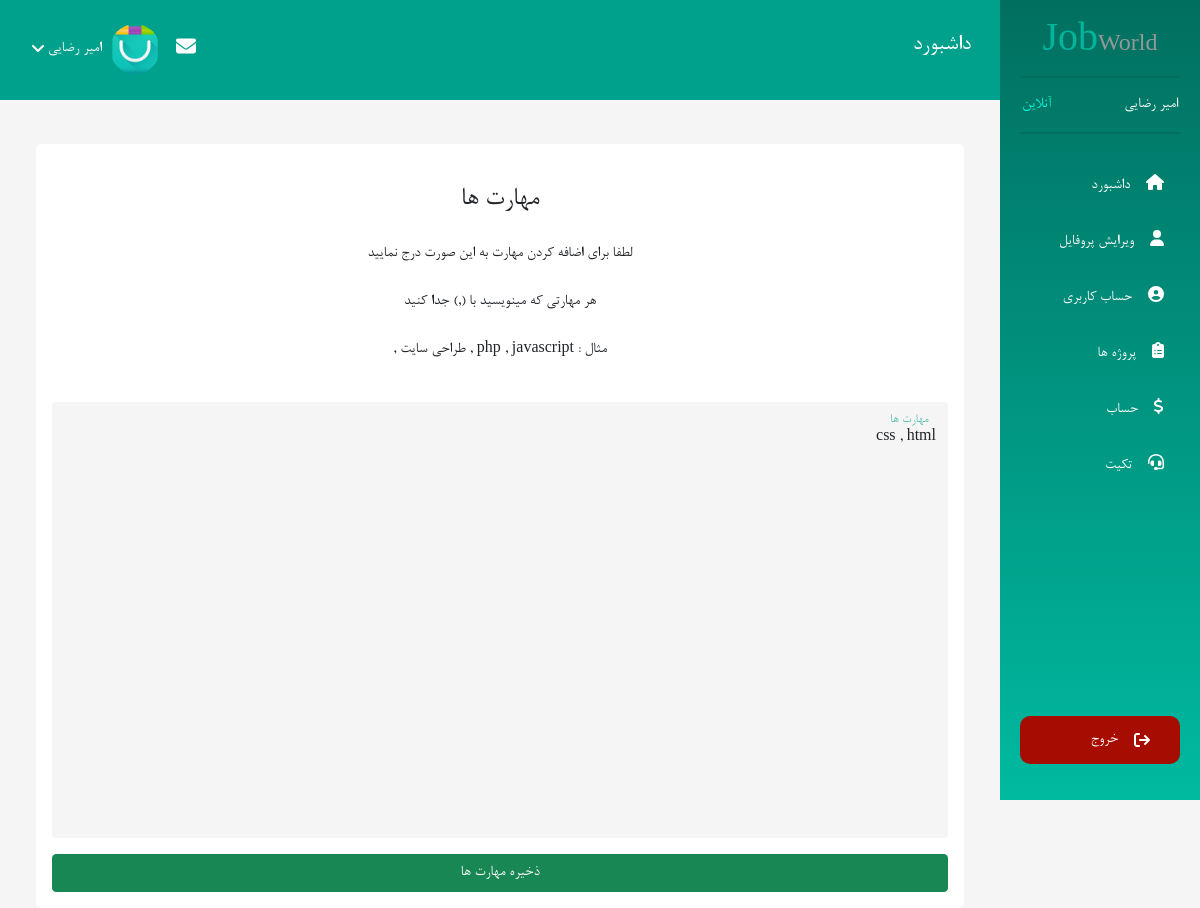
The page /jobWorld/panel/account/edit-skills/23 (signed in) on the database its author committed.
### tables this page shows
CREATE TABLE `users` (
  `id` int(10) UNSIGNED NOT NULL,
  `email` varchar(255) NOT NULL,
  `username` varchar(255) NOT NULL,
  `first_name` varchar(255) NOT NULL,
  `last_name` varchar(255) NOT NULL,
  `phone_number` varchar(15) NOT NULL,
  `city` varchar(120) DEFAULT NULL,
  `about` text DEFAULT NULL,
  `expertise_title` varchar(255) DEFAULT NULL,
  `number_shaba` varchar(255) DEFAULT NULL,
  `account_balance` int(11) NOT NULL DEFAULT 0,
  `remember_tokens` varchar(255) DEFAULT NULL,
  `password` text NOT NULL,
  `permission` enum('admin','user') NOT NULL DEFAULT 'user',
  `activity_user` enum('freelancer','employer') NOT NULL DEFAULT 'freelancer',
  `image` text DEFAULT NULL,
  `verify_token` text DEFAULT NULL,
  `is_active` tinyint(4) NOT NULL DEFAULT 0 COMMENT 'enable => 1 , desable => 0',
  `forgot_token` text DEFAULT NULL,
  `forgot_token_expire` text DEFAULT NULL,
  `created_at` datetime NOT NULL,
  `updated_at` datetime DEFAULT NULL
);

CREATE TABLE `userinfo` (
  `id` int(10) UNSIGNED NOT NULL,
  `skills` varchar(255) DEFAULT NULL,
  `expertise_title` varchar(255) DEFAULT NULL,
  `education` varchar(255) DEFAULT NULL,
  `work_experience` varchar(255) DEFAULT NULL,
  `user_id` int(11) UNSIGNED NOT NULL,
  `created_at` datetime NOT NULL,
  `updated_at` datetime DEFAULT NULL
);

### activites/User/User.php (called while the page is built, shortened)
<?php
class User
{
    public function editSkills($id)
    {
        $db = new Database();
        $user = $db->select("SELECT * FROM users WHERE id=?", $_SESSION['user'][0])->fetch();
        $userInfo = $db->select("SELECT * FROM userinfo WHERE user_id=?",  $_SESSION['user'][0])->fetch();
        require_once(BASE_PATH . '/tamplate/User/edit-skills.php');
    }
}

### index.php (called while the page is built, shortened)
<?php
function uri($reservedUrl, $class, $method, $requestMethod = 'GET')
{
    $currentUrl = explode('?', currentUrl())[0];
    $currentUrl =  str_replace(CURRENT_DOMAIN, '', $currentUrl);
    $currentUrl = trim($currentUrl, '/');
    $currentUrlArray = explode('/', $currentUrl);
    $currentUrlArray = array_filter($currentUrlArray);
    $reservedUrl = trim($reservedUrl, '/');
    $reservedUrlArray = explode('/', $reservedUrl);
    $reservedUrlArray = array_filter($reservedUrlArray);
    if (sizeof($currentUrlArray) != sizeof($reservedUrlArray) || methodFiled() != $requestMethod) {
        return false;
    }
    $parameters = [];
    for ($key = 0; $key < sizeof($currentUrlArray); $key++) {
        if ($reservedUrlArray[$key][0] == '{' && $reservedUrlArray[$key][strlen($reservedUrlArray[$key]) - 1] == "}") {
            array_push($parameters, $currentUrlArray[$key]);
        } else if ($reservedUrlArray[$key] !== $currentUrlArray[$key]) {
            return false;
        }
    }
    $object = new $class;
    call_user_func_array(array($object, $method), $parameters);
    exit();
}
require_once('activites/User/User.php');
require_once('database/Database.php');
function protocol()
{
    return stripos($_SERVER['SERVER_PROTOCOL'], 'https') === true ? 'https://' : 'http://';
}
function currentDomain()
{
    return protocol() . $_SERVER['HTTP_HOST'];
}
function asset($src)
{
    return trim(CURRENT_DOMAIN, '/ ') . '/' . trim($src, '/ ');
}
function url($url)
{
    return trim(CURRENT_DOMAIN, '/ ') . '/' . trim($url, '/ ');
}
function currentUrl()
{
    return trim(currentDomain(), '/ ') . $_SERVER['REQUEST_URI'];
}
function methodFiled()
{
    return $_SERVER['REQUEST_METHOD'];
}
uri('panel/account/edit-skills/{id}', 'User\User', 'editSkills');

### database/Database.php (called while the page is built, shortened)
<?php
class Database
{
    private $connection;
    private $dbHost = DB_HOST;
    private $dbUsername = DB_USERNAME;
    private $dbPassword = DB_PASSWORD;
    private $dbName = DB_NAME;
    private $options = array(PDO::ATTR_ERRMODE => PDO::ERRMODE_EXCEPTION, PDO::ATTR_DEFAULT_FETCH_MODE => PDO::FETCH_ASSOC, PDO::MYSQL_ATTR_INIT_COMMAND => 'SET NAMES utf8');
    public function __construct()
    {
        try {
            $this->connection = new PDO('mysql:host=' . $this->dbHost . ';dbname=' . $this->dbName, $this->dbUsername, $this->dbPassword, $this->options);
        } catch (PDOException $e) {
            echo 'error -> ' . $e->getMessage();
            exit();
        }
    }
    public function select($sql, $values = null)
    {
        try {
            $stmt = $this->connection->prepare($sql);
            if ($values == null) {
                $stmt->execute();
            } else {
                $stmt->execute([$values]);
            }
            return $stmt;
        } catch (PDOException $e) {
            echo 'error -> ' . $e->getMessage();
            return false;
        }
    }
}

### tamplate/User/edit-skills.php (the view, shortened to what this page needs)
<?php require_once(BASE_PATH . '/tamplate/User/layouts/header.php') ?><section class="user-account ">
    <div class="row w-100 m-auto mt-5 p-0">
        <div class="col-xl-10 col-md-8 col-lg-8 me-auto mt-5">
            <div class="container mt-5">
                <div class="bg-white rounded-3 p-3">
                    <form action="<?= url('panel/account/update-skills/' . $userInfo['id']) ?>" method="post">
                        <h3 class="my-4 text-center">مهارت ها </h3>
                        <div class="d-flex flex-column align-items-center  gap-2">
                            <p>لطفا برای اضافه کردن مهارت به این صورت درج نمایید</p>
                            <p>هر مهارتی که مینویسید با (,) جدا کنید</p>
                            <p>مثال : php , javascript , طراحی سایت , </p>
                            <div class="form-floating my-3 w-100">
                                <textarea type="text" class="form-control h-auto" id="floatingInput" rows="20"
                                    placeholder="مثال : php , javascript , طراحی سایت "
                                    name="skills"><?= $userInfo['skills'] ?></textarea>
                                <label for="floatingInput">مهارت ها </label>
                            </div>
                        </div>
                        <button type="submit" class="btn btn-success w-100">ذخیره مهارت ها </button>
                    </form>
                </div>
            </div>
        </div>
    </div>
</section>
<?php require_once(BASE_PATH . '/tamplate/User/layouts/footer.php') ?>

### tamplate/User/layouts/header.php (shortened to what this page needs)
<!DOCTYPE html>
<html lang="en">
<head>
    <link rel="stylesheet" href="<?= asset('public/css/all.min.css') ?>">
    <link rel="stylesheet" href="<?= asset('public/css/bootstrap.min.css') ?>">
    <link rel="stylesheet" href="<?= asset('public/css/user-panel.css') ?>">
    <link rel="stylesheet" href="<?= asset('public/css/responsive.css') ?>">
    <link rel="stylesheet" href="<?= asset('public/jalalidatepicker/persian-datepicker.min.css') ?>">
</head>
<body style="background-color: whitesmoke;">
    <nav class="navbar navbar-collapse p-0">
        <div class="row w-100 m-0">
            <div class="col-xl-2 col-md-4 col-lg-4 p-0 fixed-top">
                <div class="user-panel-sidebar  flex-column vh-100 d-none d-md-flex ">
                    <div class="logo">
                        <h3 class="text-center">Job<span>World</span></h3>
                    </div>
                    <div class="user-status d-flex  justify-content-between align-items-center">
                        <span class="text-white"><?= $user['first_name'] . ' ' . $user['last_name'] ?></span>
                        <span>آنلاین</span>
                    </div>
                    <div class="menu mt-4">
                        <ul class="list-unstyled pe-0">
                            <li class="nav-item"><a href=" <?= url('panel') ?>" class="nav-link text-white"><i
                                        class="fa fa-home ms-3"></i>داشبورد</a></li>
                            <li class="nav-item"><a href="<?= url('panel/account') ?>" class="nav-link text-white"><i
                                        class="fa fa-user ms-3"></i>ویرایش پروفایل</a></li>
                            <li class="nav-item"><a href="<?= url('panel/edit-profile') ?>"
                                    class="nav-link text-white"><i class="fa fa-user-circle ms-3"></i>حساب کاربری</a>
                            </li>
                            <?php if ($user['activity_user'] === 'freelancer') { ?>
                                <li class="nav-item"><a href="<?= url('show-projects') ?>" class="nav-link text-white"><i
                                            class="fa fa-clipboard-list ms-3"></i>پروژه ها</a></li>
                            <?php } ?>
                            <li class="nav-item"><a
                                    href="<?= url('panel/balance') ?>" class="nav-link text-white"><i
                                        class="fa fa-dollar ms-3"></i>حساب</a></li>
                            <li class="nav-item"><a
                                    href="<?= url('panel/ticket') ?>" class="nav-link text-white"><i
                                        class="fa fa-headset ms-3"></i>تکیت</a></li>
                        </ul>
                    </div>
                    <div class="btn-exit text-center d-flex align-items-end h-100 justify-content-center">
                        <ul class="list-unstyled pe-0 w-100">
                            <li class="nav-item ">
                                <a href="<?= url('logout/') ?>" class="nav-link d-flex align-items-center text-white"><i
                                        class="fa fa-sign-out ms-3"></i>خروج </a>
                            </li>
                        </ul>
                    </div>
                </div>
            </div>
            <div class="col-xl-10 col-md-8 col-lg-8 fixed-top me-auto nav-main p-0">
                <div class="row d-flex justify-content-between align-items-center mt-4">
                    <div class="col-2 col-sm-2 col-md-2">
                        <div class="title-nav d-none d-md-block">
                            <h4 class="text-white">داشبورد</h4>
                        </div>
                    </div>
                    <div class="col-6 col-sm-6 col-md-6 ms-4">
                        <div class="men-user d-flex align-items-center justify-content-end position-relative ">
                            <div class="message-notifiaction px-3 d-flex">
                                <a href="<?= url('panel/messages') ?>" class="text-white" data-bs-toggle="tooltip" data-bs-placement="bottom"
                                    title="پیام ها"><i class="fa fa-envelope fa-lg"></i></a>
                            </div>
                            <img src="<?= (asset($user['image']) ? asset($user['image']) : asset("/public/images/users/user.png")) ?>"
                                class="img-fluid rounded-circle" alt="" width="20">
                            <a class="list-info-show px-2 text-decoration-none text-white d-flex align-items-center"><?= $user['first_name'] . ' ' . $user['last_name'] ?><i
                                    class="fa fa-angle-down me-1"></i></a>
                        </div>
                    </div>
                </div>
            </div>
        </div>
    </nav>

### public/css/user-panel.css (style rules this page uses)
* { direction: rtl; box-sizing: border-box; font-family: 'b-nazanin'; list-style-type: none; text-decoration: none; text-align: right; box-shadow: none !important; outline: none !important; }
.user-panel-sidebar { background: linear-gradient(#016F60, #00BAA0); padding: 20px; }
.user-panel-sidebar .logo h3 { color: #01B49C; font-size: 2.5rem; }
.user-panel-sidebar .logo span { font-size: 1.5rem; color: #959898; }
.user-status { border-top: 2px solid #016F60; border-bottom: 2px solid #016F60; padding: 15px 2px; }
.user-status span:nth-child(2) { color: #00FEDB !important; }
.menu ul li { padding: 8px 0; }
.btn-exit a { border-radius: 10px; -webkit-border-radius: 10px; -moz-border-radius: 10px; -ms-border-radius: 10px; -o-border-radius: 10px; background-color: #A70C00; padding: 12px 30px; transition: all 0.3s ease-in-out; -webkit-transition: all 0.3s ease-in-out; -moz-transition: all 0.3s ease-in-out; -ms-transition: all 0.3s ease-in-out; -o-transition: all 0.3s ease-in-out; }
.nav-main { height: 100px !important; background-color: #00a18c; }
.men-user { cursor: pointer; }
.men-user img { width: 50px; }
.title-nav { margin-right: 20%; }
.user-account { z-index: 1 !important; }
.user-account .form-control { background: whitesmoke !important; border: none !important; }
.user-account .form-floating>label { right: 0; left: auto; color: #00A18C !important; }
textarea { resize: none !important; }

### rows shown on the page
users: first_name "امیر", last_name "رضایی", image (picture)
userinfo: skills "css , html"
